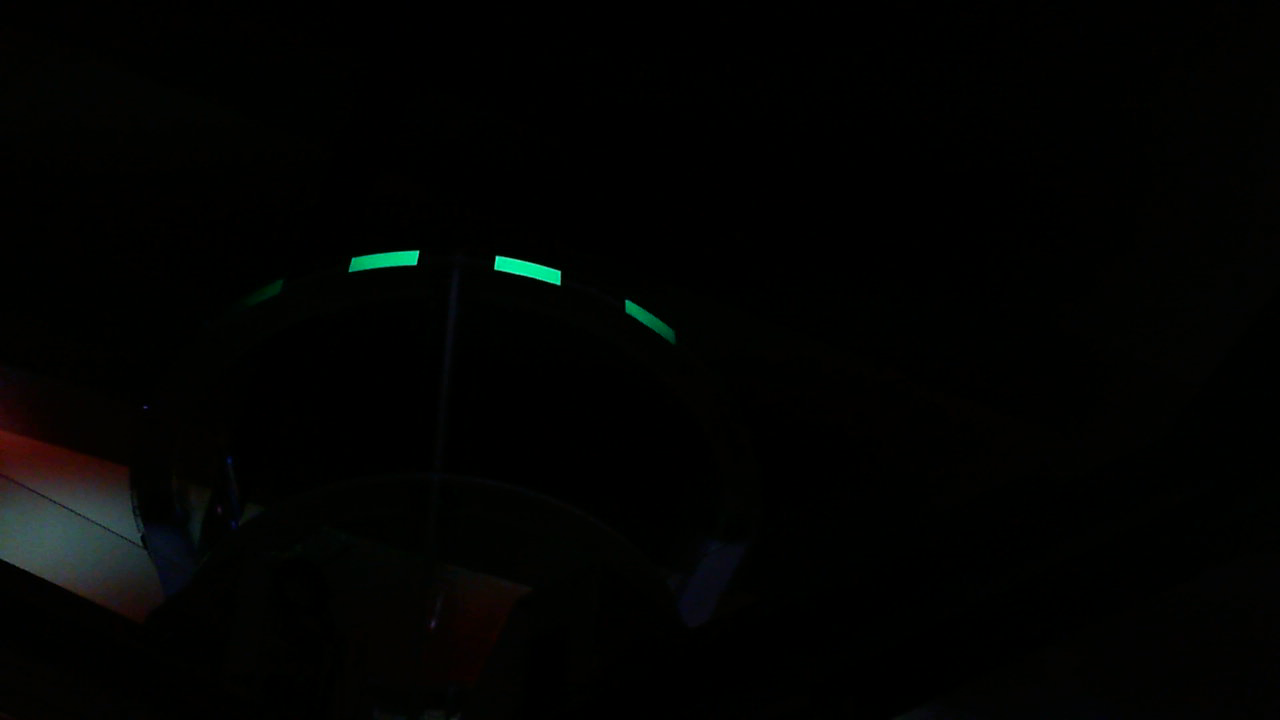
#> input picture src/scripts/pose_estimation/TarmacCenter3ft10in.png, 1280 x 720 px
$ python point_getter.py
#> lines starting #> are read from the running program, lines starting #| are printed output that depends on the picture; after the words box and inside, x2 and y2 are one past the last pixel; in counts of white or black regions, pixels touching at a corner belong together
import cv2
import numpy as np
import yaml

window_name = "Color Filter"
img = cv2.imread("TarmacCenter3ft10in.png")  # replace this with video feed
#> img is the input picture: shape (720, 1280, 3); mean B, G, R 1.9, 2.9, 2.1
ellipse_pts_path = "ellipse_pts.txt"

try:

    with open('params.yaml') as f:
        dataMap = yaml.safe_load(f)
    lower_bound = np.array(dataMap["lowThresh"])
    upper_bound = np.array(dataMap["highThresh"])
    blur = dataMap["blur"]
    assert(lower_bound is not None and upper_bound is not None and blur is not None)
except Exception as e:
    print(e)
    lower_bound = [67, 227, 22]
    upper_bound = [93, 255, 255]
    blur = 5

overlay_opacity = 0.5

def lH_change(val):
    lower_bound[0] = val
def lS_change(val):
    lower_bound[1] = val
def lV_change(val):
    lower_bound[2] = val
def hH_change(val):
    upper_bound[0] = val
def hS_change(val):
    upper_bound[1] = val
def hV_change(val):
    upper_bound[2] = val
def blur_change(val):
    global blur
    blur = val;

cv2.imshow(window_name, img)

cv2.createTrackbar('lH', window_name, 0, 255, lH_change)
cv2.setTrackbarPos('lH', window_name, lower_bound[0])
cv2.createTrackbar('lS', window_name, 0, 255, lS_change)
cv2.setTrackbarPos('lS', window_name, lower_bound[1])
cv2.createTrackbar('lV', window_name, 0, 255, lV_change)
cv2.setTrackbarPos('lV', window_name, lower_bound[2])
cv2.createTrackbar('hH', window_name, 0, 255, hH_change)
cv2.setTrackbarPos('hH', window_name, upper_bound[0])
cv2.createTrackbar('hS', window_name, 0, 255, hS_change)
cv2.setTrackbarPos('hS', window_name, upper_bound[1])
cv2.createTrackbar('hV', window_name, 0, 255, hV_change)
cv2.setTrackbarPos('hV', window_name, upper_bound[2])
cv2.createTrackbar('blur', window_name, 0, 25, blur_change)
cv2.setTrackbarPos('blur', window_name, blur)

frame = None
while(1):
    if blur > 0:
        frame = cv2.blur(img.copy(), (blur, blur,))
    mask = cv2.inRange(cv2.cvtColor(frame, cv2.COLOR_BGR2HSV), np.array(lower_bound), np.array(upper_bound))
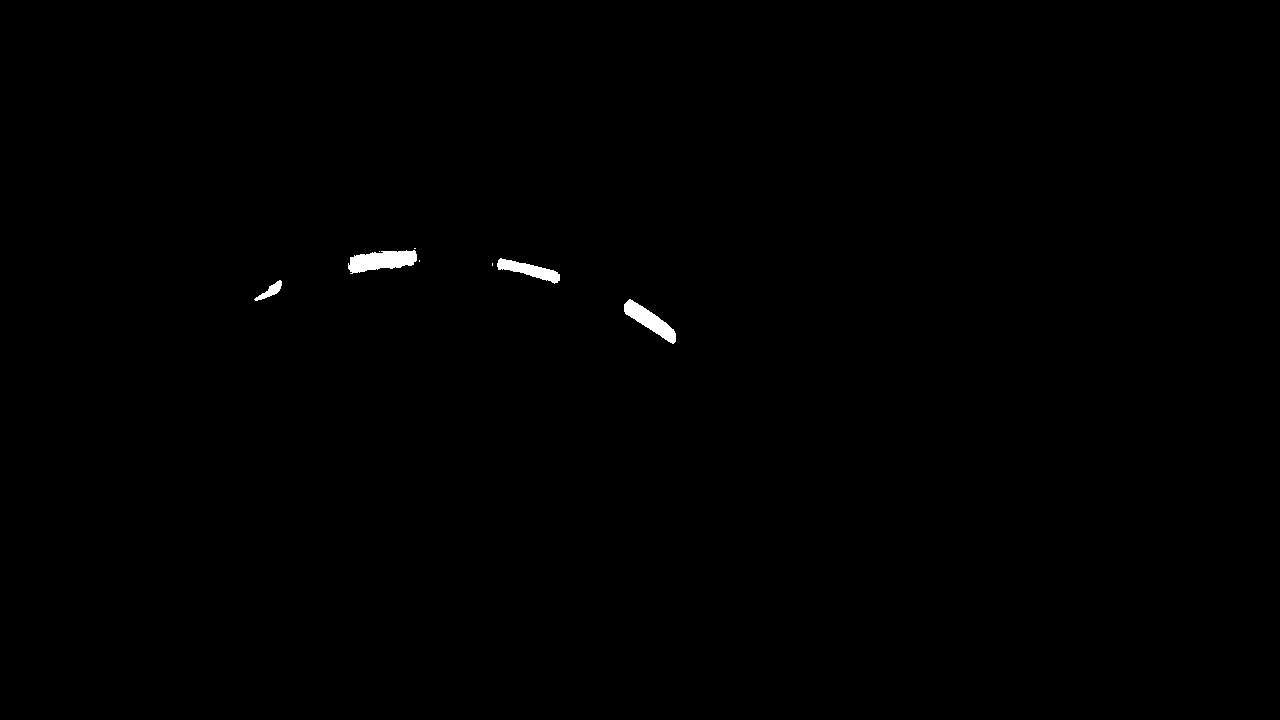
#> mask: shape (720, 1280); 0.31% white; 8 white regions (4 under 20 px)
    # res = cv2.bitwise_and(cv2.cvtColor(frame, cv2.COLOR_HSV2RGB), mask=cv2.cvtColor(mask, cv2.COLOR_GRAY2RGB))
    contours, _ = cv2.findContours(mask, cv2.RETR_EXTERNAL, cv2.CHAIN_APPROX_SIMPLE)
#> contours = 8 contours, 4 with area under 20; largest, box (x1, y1, x2, y2) and area: (348, 250, 417, 274) 1014, (624, 299, 676, 344) 812, (497, 258, 560, 284) 614, (254, 280, 282, 301) 179
    ellipse_pts = []
    for contour in contours:
        rect = cv2.minAreaRect(contour)
        box = cv2.boxPoints(rect)
        box = np.int0(box)
        # ellipse_pts.append((int(rect[0][0]), int(rect[0][1]+rect[1][1]/2),))
        # ellipse_pts.append((int(rect[0][0] + rect[1][0]), int(rect[0][1]+rect[1][1]/2),))

        ellipse_pts.append((int(rect[0][0]), int(rect[0][1]),))
        print(box)
        f = open(ellipse_pts_path, "a")
        f.write(str(box))
        f.close()
        # ellipse_pts.append((int(rect[0][0]), int(rect[0][1]),))
        cv2.drawContours(frame,[box],0,(0,0,255),2)
#> this loop made 8 passes
#> (rect, box) on passes 1, 2, 5, 6, 7, 8: (((650.7, 320.7), (15.38, 62.91), -57.26), [[672, 344], [620, 310], [628, 297], [681, 331]]), (((268.7, 291.9), (32.44, 9.65), -32.01), [[257, 304], [252, 296], [279, 279], [284, 287]]), (((528.3, 270.2), (12.37, 64.27), -75.96), [[558, 284], [495, 268], [498, 256], [561, 272]]), (((379, 251), (0, 0), -90), [[379, 251], [379, 251], [379, 251], [379, 251]]), (((381.9, 260), (69.21, 18.36), -7.13), [[348, 273], [346, 255], [415, 246], [417, 264]]), (((414.5, 248), (0, 1), -90), [[415, 248], [414, 248], [414, 248], [415, 248]])
#> (contour, rect, box) on passes 3 to 4: ([[492, 263], [492, 265]], ((492, 264), (2, 0), -90), [[492, 265], [492, 265], [492, 263], [492, 263]]), ([[419, 260], [419, 261]], ((419, 260.5), (1, 0), -90), [[419, 261], [419, 261], [419, 260], [419, 260]])
#> (printed output is left out)
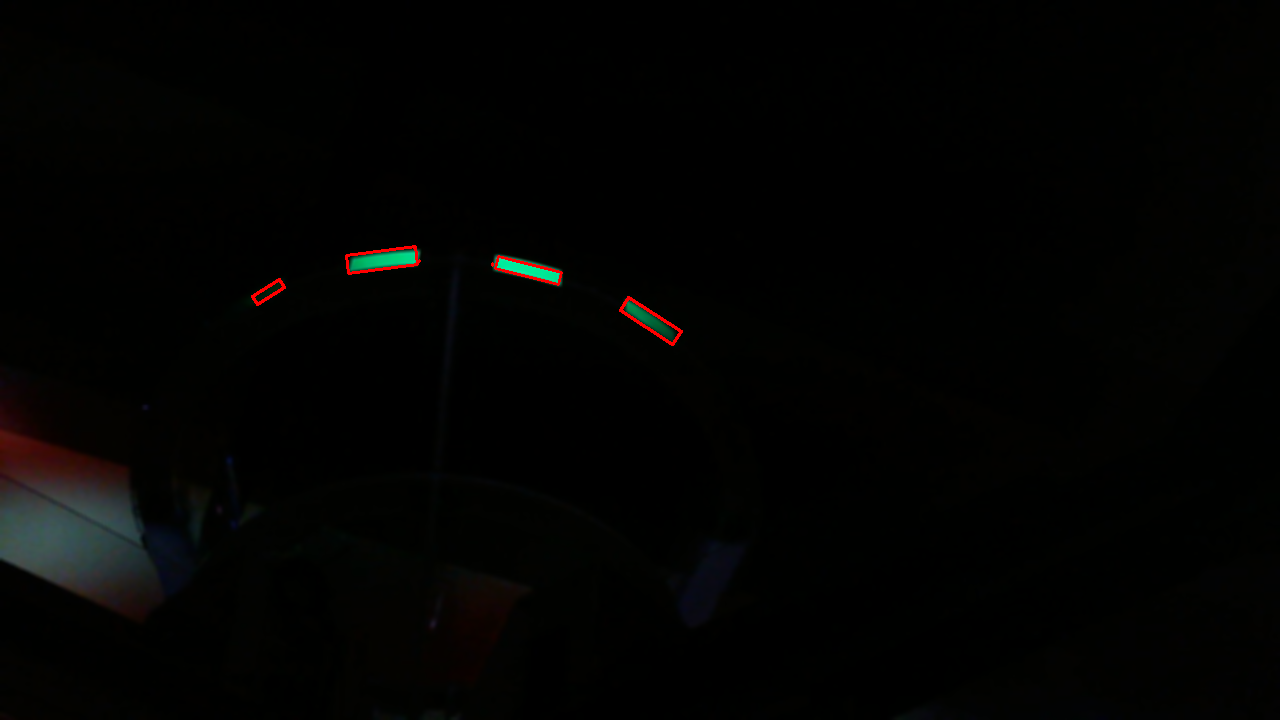
#> frame: shape (720, 1280, 3); mean B, G, R 1.8, 2.8, 2.6
#> after the loop, ellipse_pts = [(650, 320), (268, 291), (492, 264), (419, 260), (528, 270), (379, 251), (381, 260), (414, 248)]

    cv2.drawContours(frame, contours, -1, (255, 255, 255), 2)
#> frame: shape (720, 1280, 3); 0.2% of pixels changed, all inside (x1, y1, x2, y2) = (253, 247, 677, 345)
    for pt in ellipse_pts:
        cv2.circle(frame, pt, 5, (255, 255, 0), 5)
#> this loop made 8 passes
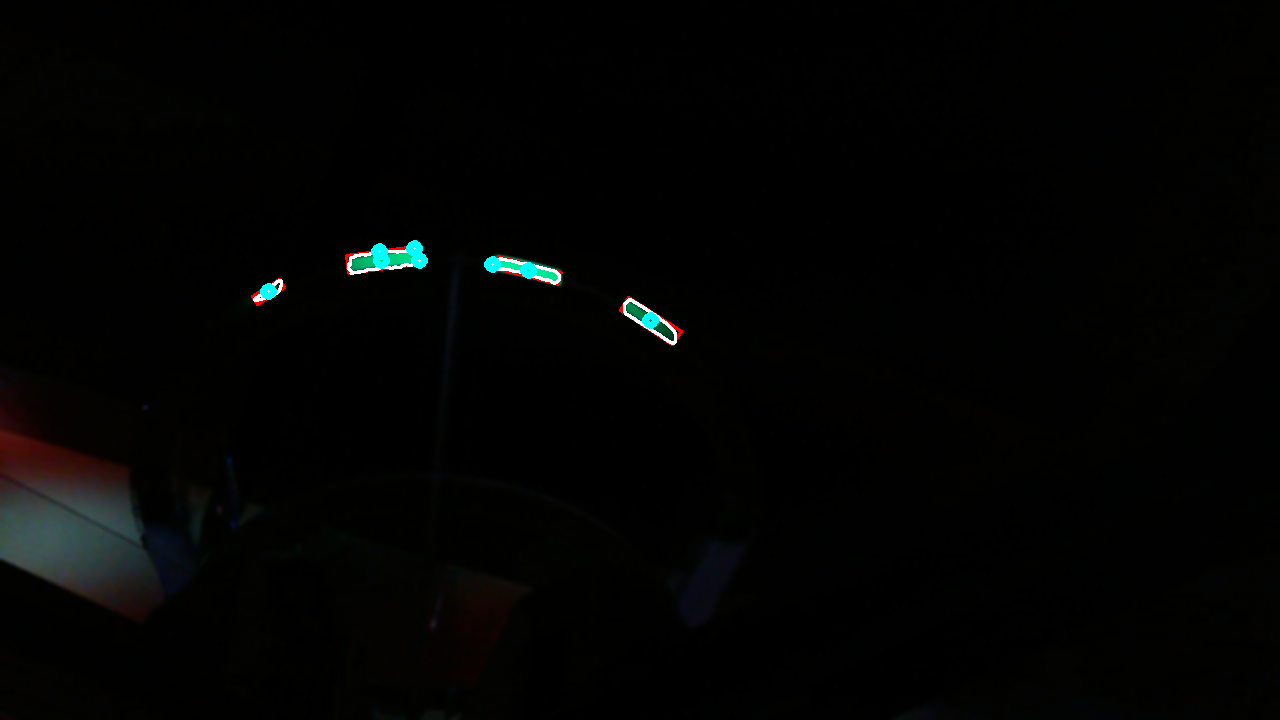
#> frame: shape (720, 1280, 3); mean B, G, R 2.5, 3.4, 2.6

    cv2.imshow(window_name, cv2.addWeighted(frame, overlay_opacity, cv2.cvtColor(mask, cv2.COLOR_GRAY2BGR), cv2.COLOR_HSV2RGB, 1-overlay_opacity, 0))
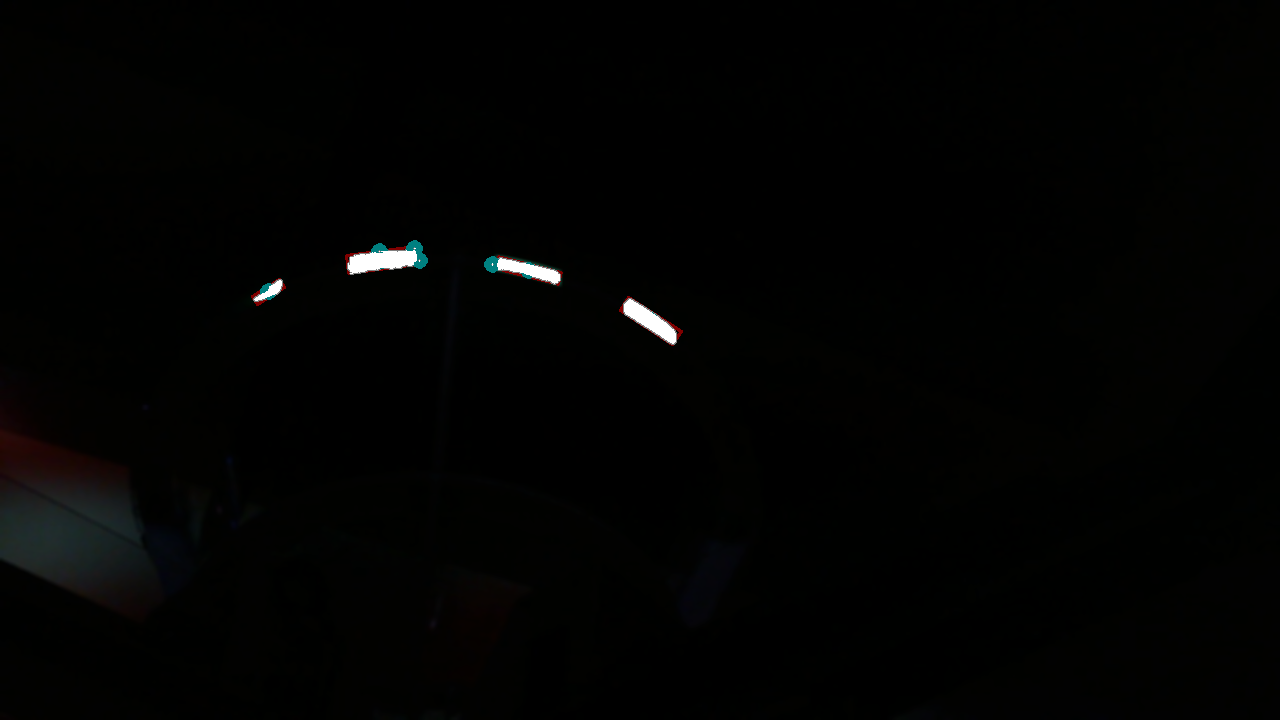
#> window 'Color Filter': shape (720, 1280, 3); mean B, G, R 1.8, 2.6, 2.3
    key = cv2.waitKey(33)
#> (key Esc is pressed here)

    if key == ord('s'):
        if input("Would you like to save | yn: ") == "y":
            dicti = {}
            dicti['blur'] = blur
            dicti['lowThresh'] = np.array(lower_bound).tolist()
            dicti['highThresh'] = np.array(upper_bound).tolist()
            with open('params.yaml', "w") as f:
                yaml.dump(dicti, f)
            break
    elif key == ord('a'):
        overlay_opacity = max(min(overlay_opacity - 0.1, 1), 0)
    elif key == ord('d'):
        overlay_opacity = max(min(overlay_opacity + 0.1, 1), 0)


cv2.destroyAllWindows()

$ run again, with src/scripts/pose_estimation/FarLaunchpad17ft2in.png copied over src/scripts/pose_estimation/TarmacCenter3ft10in.png
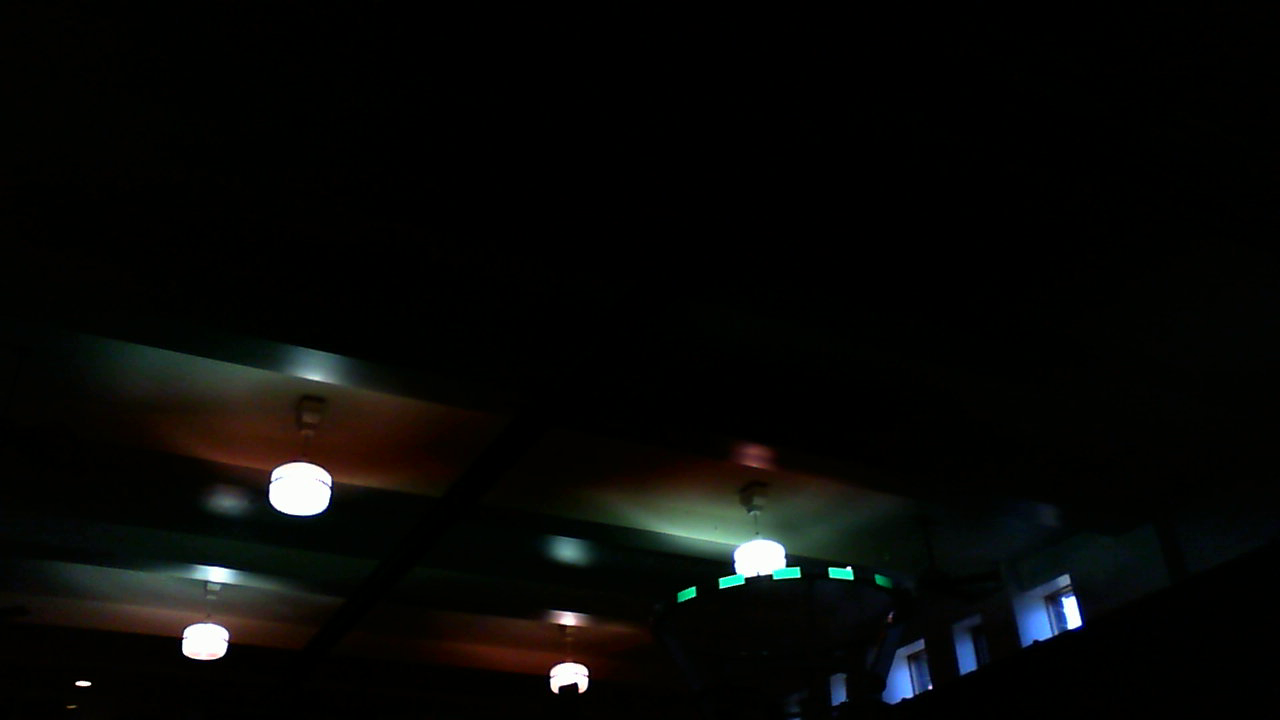
#> input picture src/scripts/pose_estimation/FarLaunchpad17ft2in.png, 1280 x 720 px
#> img is the input picture: shape (720, 1280, 3); mean B, G, R 7.3, 8.8, 8.1
#> mask: shape (720, 1280); 0.06% white; 12 white regions (7 under 20 px)
#> contours = 12 contours, 7 with area under 20; largest, box (x1, y1, x2, y2) and area: (873, 572, 894, 589) 208, (676, 590, 694, 602) 112, (723, 578, 741, 584) 38, (833, 571, 850, 576) 34, (778, 571, 796, 575) 27
#> the loop `for contour in contours:` made 12 passes
#> (rect, box) on passes 1, 2, 4, 5: (((682, 603), (0, 0), -90), [[682, 603], [682, 603], [682, 603], [682, 603]]), (((684.4, 595.4), (17.77, 9.8), -4.76), [[676, 601], [675, 591], [692, 589], [693, 599]]), (((731.4, 580.4), (17.46, 3.15), -12.53), [[723, 583], [722, 580], [739, 576], [740, 580]]), (((883.2, 580.4), (13.28, 20.24), -71.57), [[890, 589], [871, 583], [875, 570], [894, 577]])
#> (printed output is left out)
#> after the loop `for contour in contours:`:
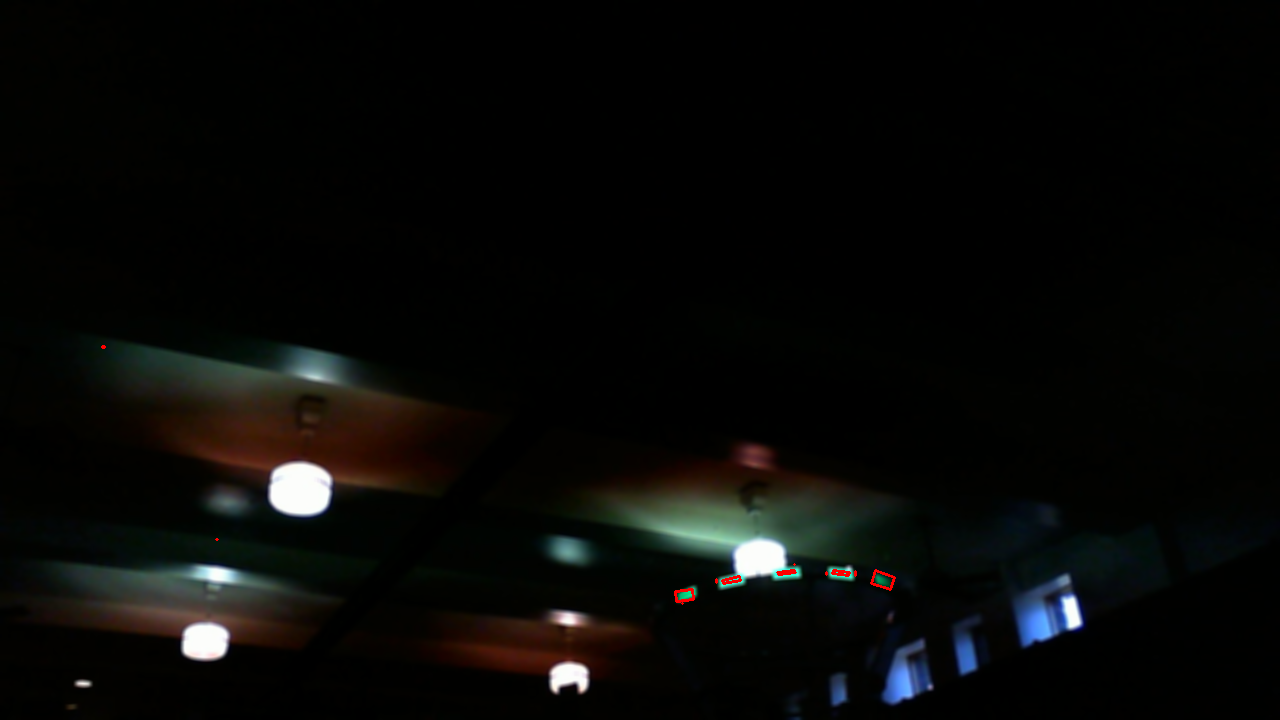
#> frame: shape (720, 1280, 3); mean B, G, R 7.2, 8.7, 8.3
#> after the loop `for contour in contours:`: ellipse_pts = [(682, 603), (684, 595), (716, 580), (731, 580), (883, 580), (826, 573), (855, 573), (840, 572), (786, 572), (794, 564), (216, 539), (103, 346)]
#> the loop `for pt in ellipse_pts:` made 12 passes
#> `cv2.imshow(window_name, cv2.addWeighted(frame, overlay_opacity, cv2.cv..`:
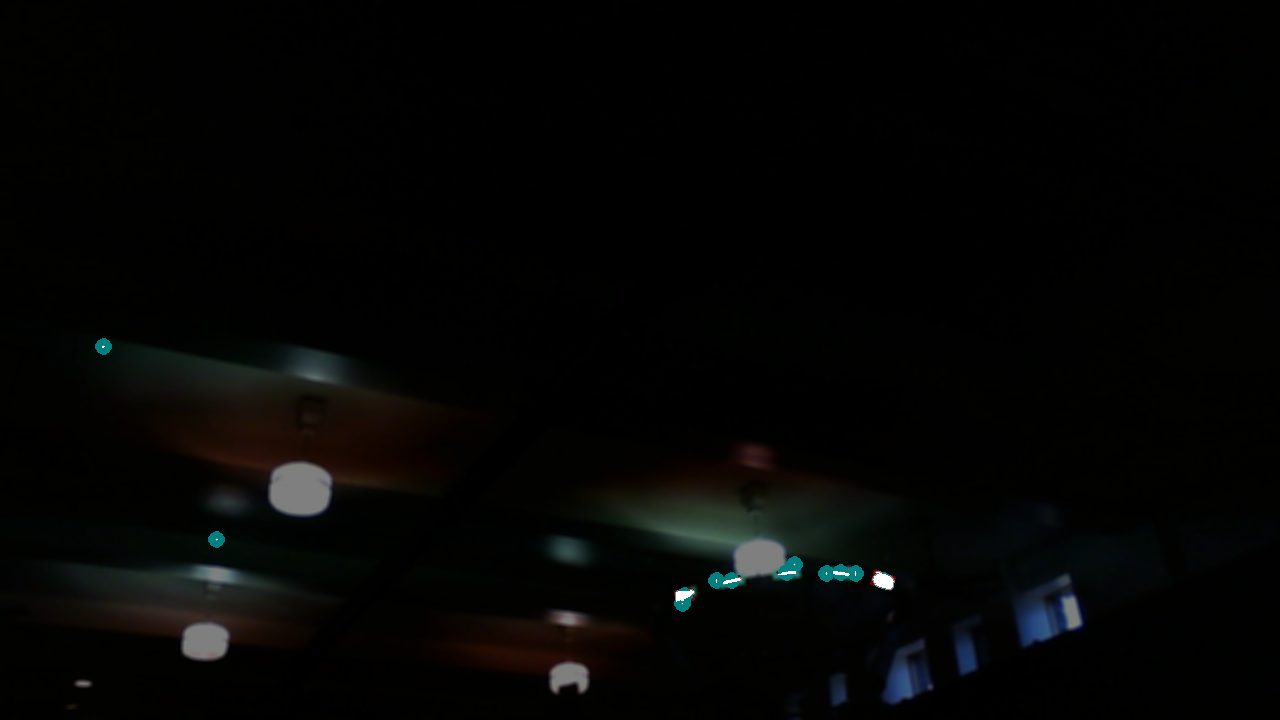
#> window 'Color Filter': shape (720, 1280, 3); mean B, G, R 4.1, 5.1, 4.5
